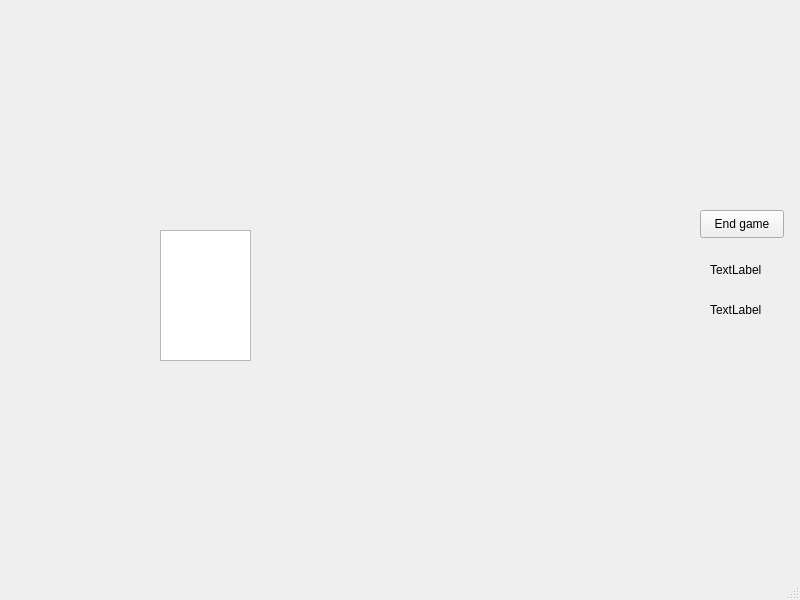
<?xml version="1.0" encoding="UTF-8"?>
<ui version="4.0">
 <class>MainWindow</class>
 <widget class="QMainWindow" name="MainWindow">
  <property name="geometry">
   <rect>
    <x>0</x>
    <y>0</y>
    <width>800</width>
    <height>600</height>
   </rect>
  </property>
  <property name="windowTitle">
   <string>MainWindow</string>
  </property>
  <widget class="QWidget" name="centralwidget">
   <widget class="QGraphicsView" name="graphicsView">
    <property name="geometry">
     <rect>
      <x>160</x>
      <y>230</y>
      <width>91</width>
      <height>131</height>
     </rect>
    </property>
   </widget>
   <widget class="QLabel" name="TimeLabel">
    <property name="geometry">
     <rect>
      <x>710</x>
      <y>300</y>
      <width>63</width>
      <height>20</height>
     </rect>
    </property>
    <property name="text">
     <string>TextLabel</string>
    </property>
   </widget>
   <widget class="QLabel" name="ScoreLabel">
    <property name="geometry">
     <rect>
      <x>710</x>
      <y>260</y>
      <width>63</width>
      <height>20</height>
     </rect>
    </property>
    <property name="text">
     <string>TextLabel</string>
    </property>
   </widget>
   <widget class="QPushButton" name="EndGameButton">
    <property name="geometry">
     <rect>
      <x>700</x>
      <y>210</y>
      <width>84</width>
      <height>28</height>
     </rect>
    </property>
    <property name="text">
     <string>End game</string>
    </property>
   </widget>
  </widget>
  <widget class="QMenuBar" name="menubar">
   <property name="geometry">
    <rect>
     <x>0</x>
     <y>0</y>
     <width>800</width>
     <height>25</height>
    </rect>
   </property>
  </widget>
  <widget class="QStatusBar" name="statusbar"/>
 </widget>
 <resources/>
 <connections/>
</ui>
